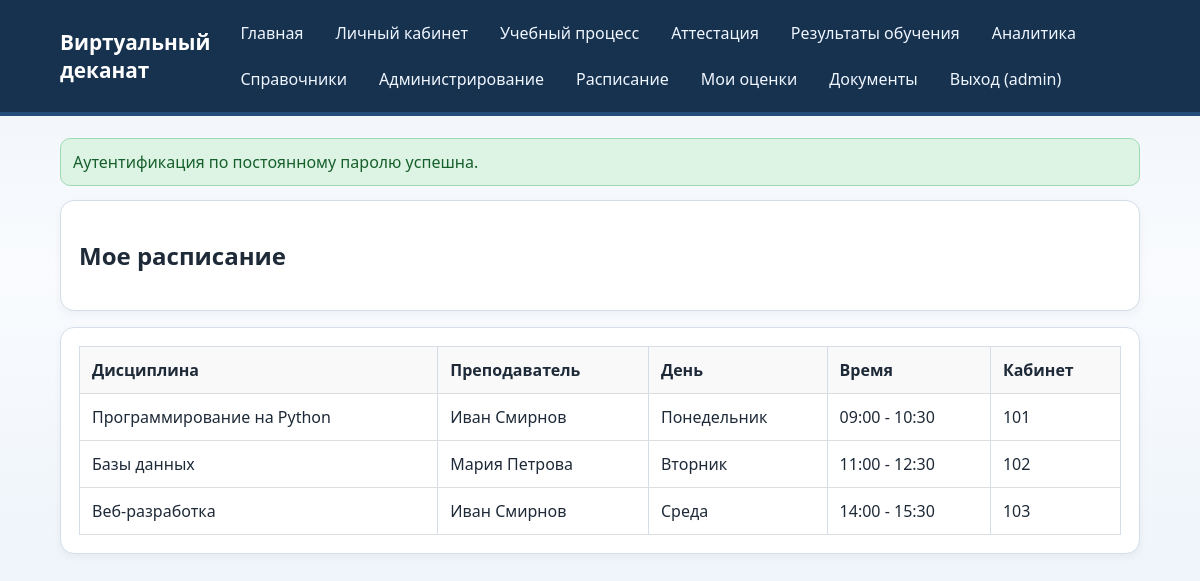
The page /schedule (signed in) on the database its author committed.
### models.py (models this page shows)
class User(Base):
    __tablename__ = "users"
    id = Column(Integer, primary_key=True, index=True)
    username = Column(String(50), unique=True, nullable=False, index=True)
    password_hash = Column(String(255), nullable=False)
    full_name = Column(String(120), nullable=False)
    is_active = Column(Boolean, default=True, nullable=False)
    clearance_level = Column(Integer, default=1, nullable=False)
    secret_key = Column(Integer, default=100, nullable=False)
    primary_role_id = Column(Integer, ForeignKey("roles.id"), nullable=True)
    primary_role = relationship("Role", foreign_keys=[primary_role_id])
    roles = relationship("Role", secondary="user_roles", back_populates="users")
    action_logs = relationship("ActionLog", back_populates="user")

class Schedule(Base):
    __tablename__ = "schedules"
    id = Column(Integer, primary_key=True, index=True)
    group_id = Column(Integer, ForeignKey("groups.id"), nullable=False, index=True)
    discipline_id = Column(Integer, ForeignKey("disciplines.id"), nullable=False, index=True)
    teacher_id = Column(Integer, ForeignKey("teachers.id"), nullable=False, index=True)
    day_of_week = Column(String(20), nullable=False)
    time_start = Column(String(5), nullable=False)
    time_end = Column(String(5), nullable=False)
    classroom = Column(String(20), nullable=False)
    group = relationship("Group", back_populates="schedules")
    discipline = relationship("Discipline", back_populates="schedules")
    teacher = relationship("Teacher", back_populates="schedules")

class Discipline(Base):
    __tablename__ = "disciplines"
    id = Column(Integer, primary_key=True, index=True)
    name = Column(String(100), unique=True, nullable=False, index=True)
    description = Column(Text, nullable=True)
    credits = Column(Integer, default=3, nullable=False)
    groups = relationship("Group", secondary="group_disciplines", back_populates="disciplines")
    teachers = relationship("Teacher", secondary="teacher_disciplines", back_populates="disciplines")
    schedules = relationship("Schedule", back_populates="discipline")
    attestations = relationship("Attestation", back_populates="discipline")

class Teacher(Base):
    __tablename__ = "teachers"
    id = Column(Integer, primary_key=True, index=True)
    full_name = Column(String(120), nullable=False)
    email = Column(String(100), unique=True, nullable=False, index=True)
    department_id = Column(Integer, ForeignKey("departments.id"), nullable=False, index=True)
    department = relationship("Department", back_populates="teachers")
    disciplines = relationship("Discipline", secondary="teacher_disciplines", back_populates="teachers")
    schedules = relationship("Schedule", back_populates="teacher")
    attestations = relationship("Attestation", back_populates="teacher")

### main.py (the view)
@app.get("/schedule", response_class=HTMLResponse)
def student_schedule(request: Request, db: Session = Depends(get_db)):
    user, redirect = section_guard(request, db, "schedule")
    if redirect:
        return redirect
    student = db.query(Student).first()
    schedules = []
    if student:
        schedules = db.query(Schedule).filter(Schedule.group_id == student.group_id).all()
    context = build_context(request, db, {"schedules": schedules})
    return templates.TemplateResponse("schedule.html", context)

### templates/schedule.html (shortened to what this page needs)
{% extends "base.html" %}
{% block content %}
<section class="card">
    <h2>Мое расписание</h2>
</section>
{% if schedules %}
<section class="card">
    <table>
        <thead>
            <tr>
                <th>Дисциплина</th>
                <th>Преподаватель</th>
                <th>День</th>
                <th>Время</th>
                <th>Кабинет</th>
            </tr>
        </thead>
        <tbody>
            {% for schedule in schedules %}
            <tr>
                <td>{{ schedule.discipline.name }}</td>
                <td>{{ schedule.teacher.full_name }}</td>
                <td>{{ schedule.day_of_week }}</td>
                <td>{{ schedule.time_start }} - {{ schedule.time_end }}</td>
                <td>{{ schedule.classroom }}</td>
            </tr>
            {% endfor %}
        </tbody>
    </table>
</section>
{% else %}
<section class="card">
    <p>Расписание не загружено.</p>
</section>
{% endif %}
{% endblock %}

### templates/base.html (shortened to what this page needs)
<!DOCTYPE html>
<html lang="ru">
<head>
    <link rel="stylesheet" href="/static/style.css">
</head>
<body>
    <header class="site-header">
        <div class="container row-between">
            <h1>Виртуальный деканат</h1>
            <nav class="top-nav">
                <a href="/">Главная</a>
                {% if current_user %}
                    <a href="/dashboard">Личный кабинет</a>
                    {% for section in available_sections %}
                        <a href="{{ section.path }}">{{ section.title }}</a>
                    {% endfor %}
                    <a href="/logout">Выход ({{ current_user.username }})</a>
                {% else %}
                    <a href="/register">Регистрация</a>
                    <a href="/login">Вход</a>
                {% endif %}
            </nav>
        </div>
    </header>
    <main class="container">
        {% if flash %}
            <div class="flash flash-{{ flash.category }}">
                {{ flash.message }}
            </div>
        {% endif %}
        {% block content %}{% endblock %}
    </main>
</body>
</html>

### static/style.css (style rules this page uses)
:root { --bg: #f3f6fb; --surface: #ffffff; --text: #1e2a38; --muted: #5c6f84; --accent: #0b5cab; --accent-soft: #d6e7f8; --ok: #1e7a39; --ok-soft: #ddf4e5; --err: #9b2020; --err-soft: #fae0e0; --border: #d5dee8; }
* { box-sizing: border-box; }
body { margin: 0; font-family: "Segoe UI", Tahoma, sans-serif; background: linear-gradient(180deg, #eef3f9 0%, #f9fbfe 45%, #eef4fa 100%); color: var(--text); }
.container { width: min(1080px, 92vw); margin: 0 auto; }
.site-header { background: #16324f; color: #fff; padding: 16px 0; border-bottom: 4px solid #244e7a; }
.site-header h1 { margin: 0; font-size: 1.3rem; }
.row-between { display: flex; justify-content: space-between; align-items: center; gap: 20px; }
.top-nav { display: flex; flex-wrap: wrap; gap: 12px; }
.top-nav a { color: #f0f6ff; text-decoration: none; padding: 6px 10px; border-radius: 8px; }
main { padding: 22px 0 30px; }
.card { background: var(--surface); border: 1px solid var(--border); border-radius: 14px; padding: 18px; margin-bottom: 16px; box-shadow: 0 3px 9px rgba(13, 37, 63, 0.05); }
.flash { border-radius: 10px; padding: 12px; margin-bottom: 14px; }
.flash-success { background: var(--ok-soft); border: 1px solid #9ddbb2; color: #165f2b; }
table { width: 100%; border-collapse: collapse; }
th, td { border: 1px solid var(--border); padding: 9px; text-align: left; vertical-align: top; }
th { background: #eef5fc; }

### templates/schedule.html (style rules this page uses)
table { width: 100%; border-collapse: collapse; }
th, td { padding: 12px; text-align: left; border-bottom: 1px solid #ddd; }
th { background: #f9f9f9; font-weight: bold; }

### rows shown on the page
User: username "admin"
Schedule: discipline.name "Программирование на Python", teacher.full_name "Иван Смирнов", day_of_week "Понедельник", time_start "09:00", time_end "10:30", classroom "101"
Schedule: discipline.name "Базы данных", teacher.full_name "Мария Петрова", day_of_week "Вторник", time_start "11:00", time_end "12:30", classroom "102"
Schedule: discipline.name "Веб-разработка", teacher.full_name "Иван Смирнов", day_of_week "Среда", time_start "14:00", time_end "15:30", classroom "103"

### other values the page prints
{{ section.title }} "Учебный процесс" "Аттестация" "Результаты обучения" "Аналитика" "Справочники" "Администрирование" "Расписание" "Мои оценки" "Документы"
{{ flash.message }} "Аутентификация по постоянному паролю успешна."
